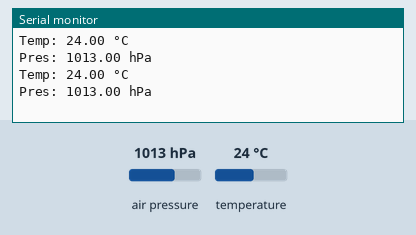
Simulated run of this sketch. Board: Arduino Uno, built with avr-gcc and run on an emulated ATmega328P. On the bench: the last lines printed to the serial monitor. The test bench sets the inputs (shaded band); at power-on: air pressure 1013 hPa, temperature 24 °C.

Above: at 2.8 s.
2.9 s: air pressure set to 952 hPa
At 4.6 s:
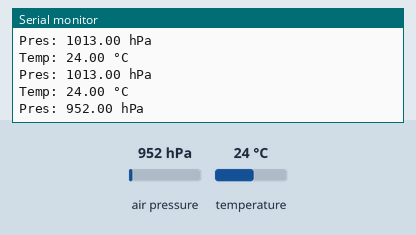
5.6 s: temperature set to 12 °C
At 6.3 s:
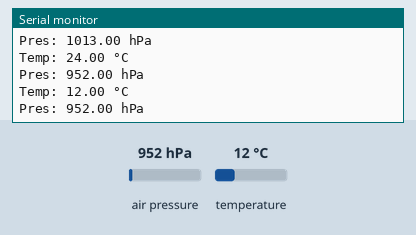
8.3 s: air pressure set to 975 hPa
At 11.0 s:
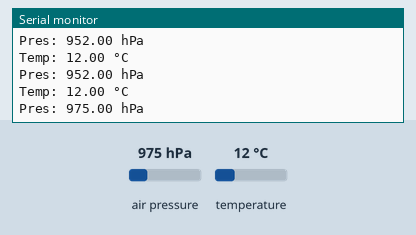
Timing chart, 0 to 12.5 s (numbered marks = the images above; inputs shaded):
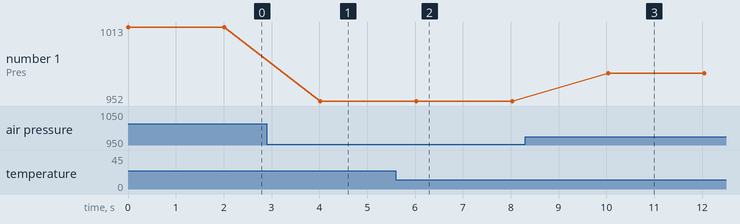

Measured:
- after the input at 2.9 s, the serial monitor: prints a new line after 1.1 s (image 1)
- after the input at 5.6 s, the serial monitor: prints a new line after 0.42 s (image 2)
- after the input at 8.3 s, the serial monitor: prints a new line after 1.7 s (image 3)
- plotted number 1: 1013 → 952 after the input at 2.9 s, 952 → 975 after the input at 8.3 s

The sketch:

BMP180.ino
```cpp
#include <Wire.h>
#include <Adafruit_BMP085.h>

Adafruit_BMP085 bmp;

void setup() {
  Serial.begin(115200);
  if (!bmp.begin()) {
    Serial.println("¡No se detecta BMP180!");
    while (1);
  }
}

void loop() {
  Serial.print("Temp: "); Serial.print(bmp.readTemperature()); Serial.println(" °C");
  Serial.print("Pres: "); Serial.print(bmp.readPressure() / 100.0); Serial.println(" hPa");
  Serial.println();
  delay(2000);
}
```
